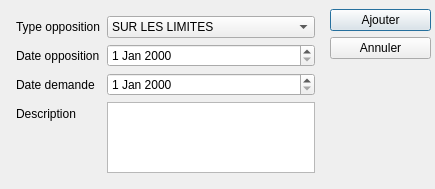
<?xml version="1.0" encoding="UTF-8"?>
<ui version="4.0">
 <class>Opposition</class>
 <widget class="QDialog" name="Opposition">
  <property name="geometry">
   <rect>
    <x>0</x>
    <y>0</y>
    <width>435</width>
    <height>189</height>
   </rect>
  </property>
  <property name="windowTitle">
   <string>Saisie opposition</string>
  </property>
  <widget class="QWidget" name="formLayoutWidget">
   <property name="geometry">
    <rect>
     <x>10</x>
     <y>10</y>
     <width>311</width>
     <height>169</height>
    </rect>
   </property>
   <layout class="QFormLayout" name="formLayout">
    <property name="fieldGrowthPolicy">
     <enum>QFormLayout::AllNonFixedFieldsGrow</enum>
    </property>
    <property name="leftMargin">
     <number>6</number>
    </property>
    <property name="topMargin">
     <number>6</number>
    </property>
    <property name="rightMargin">
     <number>6</number>
    </property>
    <property name="bottomMargin">
     <number>6</number>
    </property>
    <item row="0" column="0">
     <widget class="QLabel" name="typeOppositionLabel">
      <property name="text">
       <string>Type opposition</string>
      </property>
     </widget>
    </item>
    <item row="0" column="1">
     <widget class="QComboBox" name="typeOppositionComboBox">
      <item>
       <property name="text">
        <string>SUR LES LIMITES</string>
       </property>
      </item>
      <item>
       <property name="text">
        <string>SUR LES DROITS</string>
       </property>
      </item>
     </widget>
    </item>
    <item row="1" column="0">
     <widget class="QLabel" name="dateOppositionLabel">
      <property name="text">
       <string>Date opposition</string>
      </property>
     </widget>
    </item>
    <item row="1" column="1">
     <widget class="QDateEdit" name="dateOppositionDateEdit"/>
    </item>
    <item row="2" column="0">
     <widget class="QLabel" name="dateDemandeLabel">
      <property name="text">
       <string>Date demande</string>
      </property>
     </widget>
    </item>
    <item row="2" column="1">
     <widget class="QDateEdit" name="dateDemandeDateEdit"/>
    </item>
    <item row="3" column="0">
     <widget class="QLabel" name="descriptionLabel">
      <property name="text">
       <string>Description</string>
      </property>
     </widget>
    </item>
    <item row="3" column="1">
     <widget class="QTextEdit" name="textEdit"/>
    </item>
   </layout>
  </widget>
  <widget class="QWidget" name="verticalLayoutWidget">
   <property name="geometry">
    <rect>
     <x>330</x>
     <y>9</y>
     <width>101</width>
     <height>81</height>
    </rect>
   </property>
   <layout class="QVBoxLayout" name="verticalLayout">
    <item>
     <widget class="QPushButton" name="BtnAddOpp">
      <property name="text">
       <string>Ajouter</string>
      </property>
     </widget>
    </item>
    <item>
     <widget class="QPushButton" name="BtnCncl">
      <property name="text">
       <string>Annuler</string>
      </property>
     </widget>
    </item>
    <item>
     <spacer name="verticalSpacer">
      <property name="orientation">
       <enum>Qt::Vertical</enum>
      </property>
      <property name="sizeHint" stdset="0">
       <size>
        <width>20</width>
        <height>40</height>
       </size>
      </property>
     </spacer>
    </item>
   </layout>
  </widget>
  <widget class="QWidget" name="formLayoutWidget_2">
   <property name="geometry">
    <rect>
     <x>330</x>
     <y>100</y>
     <width>101</width>
     <height>80</height>
    </rect>
   </property>
   <layout class="QFormLayout" name="formLayout_2"/>
  </widget>
 </widget>
 <resources/>
 <connections/>
</ui>
